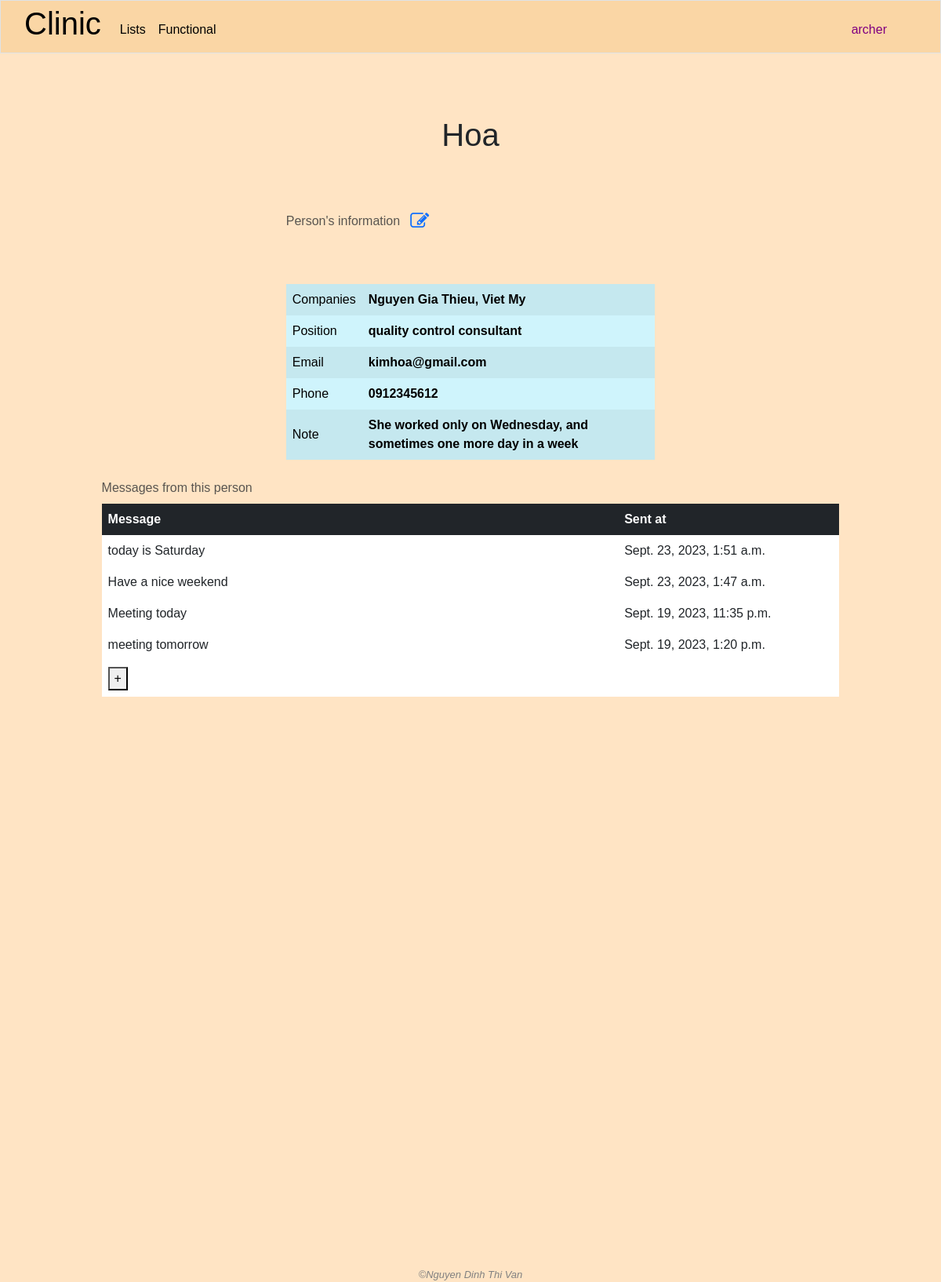
Before: /person/6 (signed in) with the older database file.
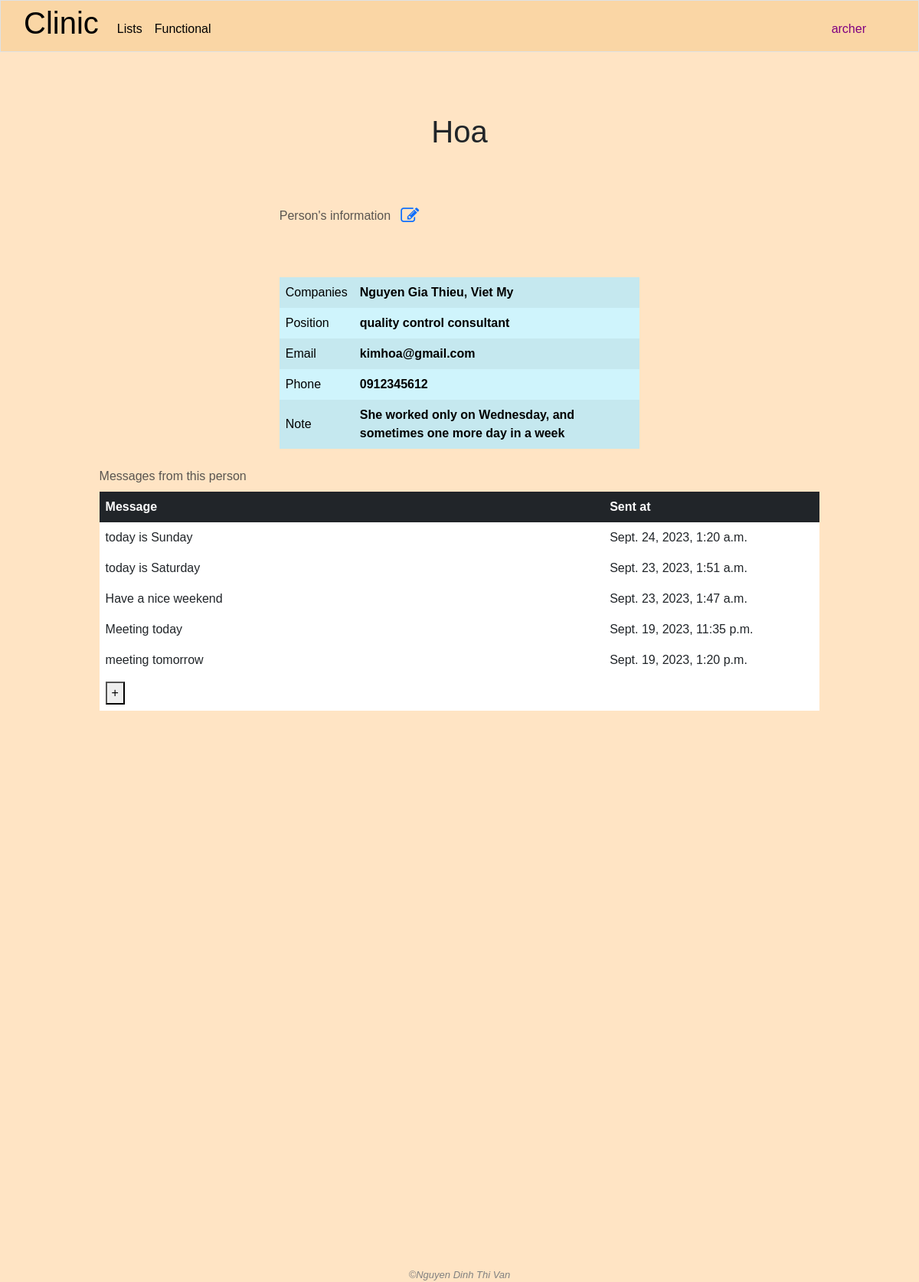
After: the same page with the newer database file.
### clinic/models.py (models this page shows, shortened)
class Company(models.Model):
    name = models.CharField(max_length=255)
    industry = models.CharField(max_length=255)
    address = models.TextField()
    male_headcount = models.IntegerField()
    female_headcount = models.IntegerField()
    created_by = models.ForeignKey(User, on_delete=models.SET_NULL, blank=True, null=True, related_name="add_companies")
    modified_by = models.ForeignKey(User, on_delete=models.SET_NULL, blank=True, null=True, related_name="modified_companies")

class ContactDiary(models.Model):
    name = models.ForeignKey(People, on_delete=models.CASCADE, related_name='talks')
    content = models.TextField()
    date = models.DateTimeField(auto_now_add=True)

### clinic/views.py (the view)
# urls.py: path('person/<int:person_id>', views.person_detail, name='person_detail'),
@login_required
@csrf_exempt
def person_detail(request, person_id):
    if request.method == 'POST':
        if "modify_people_info" not in user_right(request.user.management_right_level):
            request.session['nay_message'] = "You do not have the right to modify this information"
            return JsonResponse({'error': 'You do not have the right to modify this info'}, status=403)
        data = json.loads(request.body)
        if data.get('new_name') is not None:
            try:
                person = People.objects.get(pk=person_id)
                person.name = data['new_name']
                person.position = data['new_position']
                person.email = data['new_email']
                person.phone = data['new_phone']
                person.note = data['new_note']
                person.save()
                return JsonResponse({'message': 'New info saved'}, status=200)
            except People.DoesNotExist:
                request.session['nay_message'] = 'That person does not exist in database'
                return JsonResponse({'error': 'Person does not exist'}, status=400)
        else:
            request.session['nay_message'] = "Don't leave empty name"
            return JsonResponse({'error': "Don't leave empty name"}, status=401)
    else:
        if "read_all_people_info" not in user_right(request.user.management_right_level):
            request.session['nay_message'] = 'You do not have the right to visit this page'
            return HttpResponseRedirect(reverse('index'))
        try:
            person = People.objects.get(pk=person_id)
            companies = person.company.all()
            messages = person.talks.all().order_by("-date")
            yay_message = request.session.get('yay_message', '')
            nay_message = request.session.get('nay_message', '')
            request.session['yay_message'] = ''
            request.session['nay_message'] = ''
            return render(request, "clinic/person_detail.html", {
                "person": person,
                "messages": messages,
                "companies": companies,
                'yay_message': yay_message,
                'nay_message': nay_message
            })
        except People.DoesNotExist:
            request.session['nay_message'] = 'That person does not exist'
            return HttpResponseRedirect(reverse('people'))

### clinic/templates/clinic/person_detail.html (shortened to what this page needs)
{% extends "clinic/layout.html" %}
{% load static %}
{% block main %}
    <h1 class="text-center">{{ person.name }}</h1>
    <div class="container-fluid">
        <table class="table table-borderless table-info table-striped align-middle caption-top person-info-table">
            <caption>Person's information<button class="btn btn-link" id="edit-btn"><i class="fa fa-edit" style="font-size:24px;"></i></button></caption>
            <tbody>
                <tr>
                    <td>Companies</td>
                    <td>
                        <strong>
                            {% for company in person.company.all.values %}
                                {% if not forloop.last %}
                                    {{ company.name }},
                                {% else %}
                                    {{ company.name }}
                                {% endif %}
                            {% empty %}
                                N/A
                            {% endfor %}
                        </strong>
                    </td>
                </tr>
                <tr>
                    <td>Position</td>
                    <td id="original-position">
                        <strong>
                            {% if not person.position %}
                                N/A
                            {% else %}
                                {{ person.position }}
                            {% endif %}
                        </strong>
                    </td>
                </tr>
                <tr>
                    <td>Email</td>
                    <td id="original-email">
                        <strong>
                            {% if not person.email %}
                                N/A
                            {% else %}
                                {{ person.email }}
                            {% endif %}
                        </strong>
                    </td>
                </tr>
                <tr>
                    <td>Phone</td>
                    <td id="original-phone">
                        <strong>
                            {% if not person.phone %}
                                N/A
                            {% else %}
                                {{ person.phone }}
                            {% endif %}
                        </strong>
                    </td>
                </tr>
                <tr>
                    <td>Note</td>
                    <td id="original-note">
                        <strong>
                            {% if not person.note %}
                                N/A
                            {% else %}
                                {{ person.note }}
                            {% endif %}
                        </strong>
                    </td>
                </tr>
            </tbody>
        </table>
    </div>
    <div class="container-fluid">
        <table class="table table-borderless table-hover align-middle caption-top message-table">
            <caption>Messages from this person</caption>
            <thead class="table-dark">
                <tr>
                    <th width="70%">Message</th>
                    <th width="30%">Sent at</th>
                </tr>
            </thead>
            <tbody>
                {% for message in messages %}
                    <tr>
                        <td>{{ message.content }}</td>
                        <td>{{ message.date }}</td>
                    </tr>
                {% empty %}
                    <tr>
                        <td>N/A</td>
                        <td>N/A</td>
                    </tr>
                {% endfor %}
                <tr>
                    <td colspan="2"><button id="new-message-show">+</button></td>
                </tr>
            </tbody>
        </table>
    </div>
    <div class="general">
    </div>
{% endblock %}

Changed rows visible on the page:
added ContactDiary: content "today is Sunday", date "Sept. 24, 2023, 1:20 a.m."
